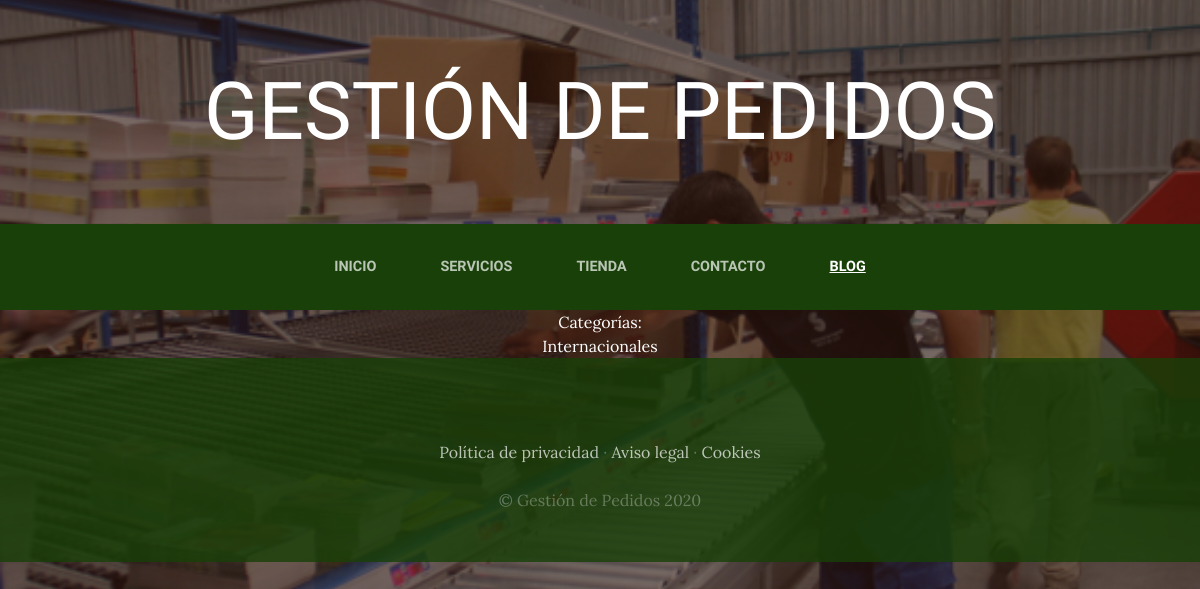
The page /blog/categoria/3/ on the database as committed earlier.
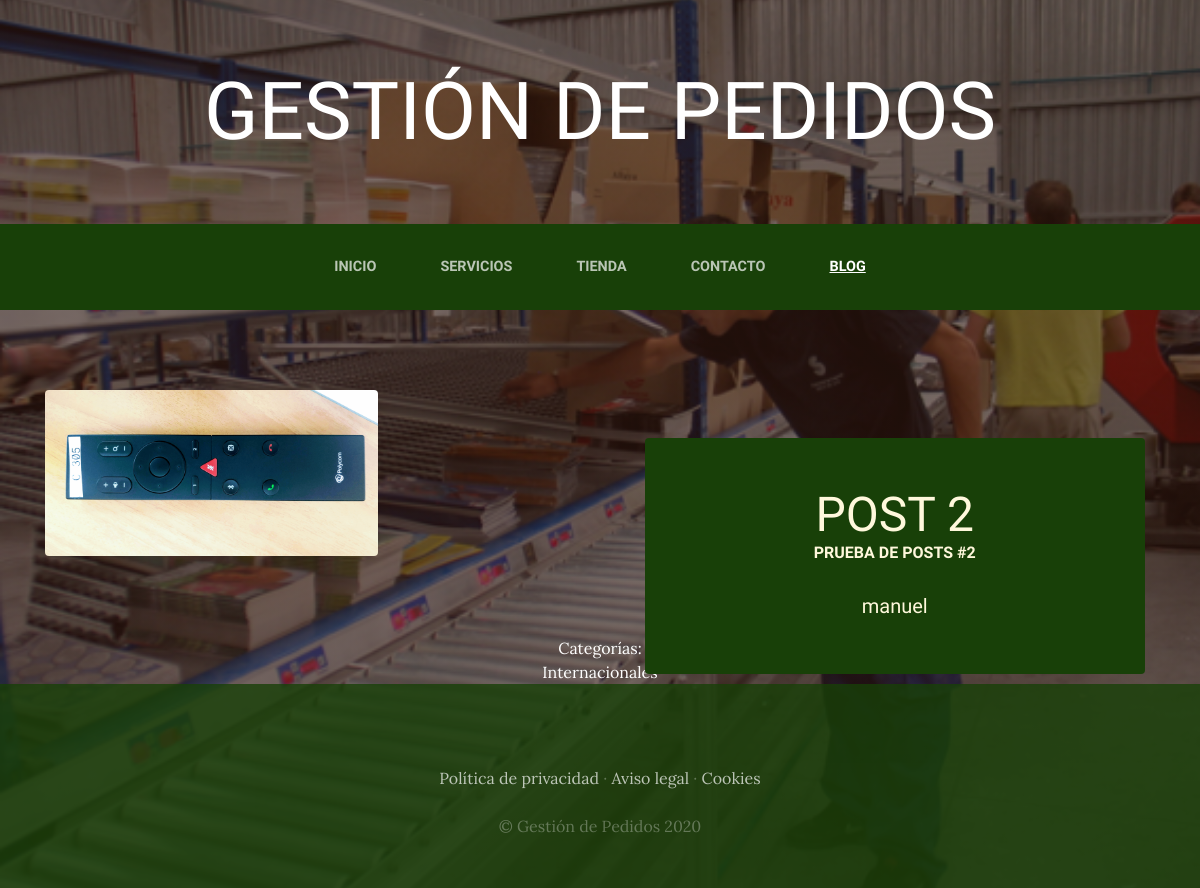
The same page on the database as committed later.
### BlogApp/models.py (models this page shows, shortened)
class Post (models.Model):
    titulo = models.CharField(max_length=25)
    contenido = models.TextField()
    imagen = models.ImageField(upload_to="blog", null = True, blank = True)
    autor = models.ForeignKey(User, on_delete=models.CASCADE)
    categorias = models.ManyToManyField(Categoria)
    created = models.DateTimeField(auto_now_add=True, )
    updated = models.DateTimeField(auto_now=True)
    class Meta:
        verbose_name = "Post"
        verbose_name_plural = "Posts"

### BlogApp/views.py (the view)
# urls.py: path('categoria/<categoria_id>/', categoria, name="Categoria"),
def categoria(request, categoria_id):
    categoria = Categoria.objects.get(id = categoria_id)
    posts = Post.objects.filter(categorias = categoria)
    return render(request, "categoria.html", {'categoria': categoria, 'posts':posts})

### BlogApp/models.py (called while the page is built)
    def __str__(self):
        return self.nombre

### CarritoApp/context_processor.py (called while the page is built)
def importe_total_carro(request):
    total = 0
    carrito = Carrito(request) #Necessary for creating session
    for key, value in request.session['carrito'].items():
        total += float(value["precio"])
    return {"importe_total_carro":total}

### BlogApp/templates/categoria.html (shortened to what this page needs)
{% extends "base/base.html" %}
    {% load static %}
    {% block content %}
    {% for post in posts%}
    <section class="page-section clearfix">
        <div class="container">
        <div class="intro">
            <img class="intro-img img-fluid mb-3 mb-lg-0 rounded" src="{{post.imagen.url}}" alt="" style="width: 30%;">
            <div class="intro-text left-0 text-center bg-faded p-5 rounded">
            <h2 class="section-heading mb-4" >
                <span class="section-heading-lower">{{post.titulo}}</span>
                <span class="section-heading-upper">{{post.contenido}}</span>
            </h2>
            <h5>{{post.autor}}</h5>
            </div>
        </div>
        </div>
    </section>
    {% endfor %}
    <section>
        <div style="width:75%; margin: auto; text-align: center; color: white;">
            Categorías:
            <br>
            {{categoria}}
        </div>
    </section>
    {% endblock %}

Rows that differ between the two databases and show on the page:
added Post: imagen (picture), titulo "POST 2", contenido "PRUEBA DE POSTS #2", autor "manuel"
